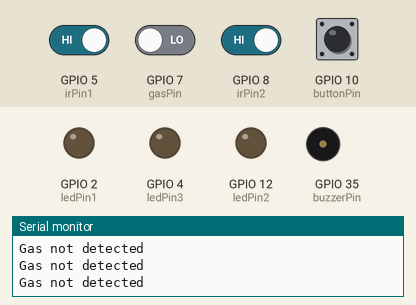
Recording of a sketch running on a simulated ESP32-S3. Shown: output pins drawn as LEDs (lit = HIGH), buzzer (waves = sounding, pin HIGH), the last lines printed to the serial monitor. The test bench sets the inputs (shaded band); at power-on: GPIO 5 (irPin1), GPIO 8 (irPin2) HIGH, GPIO 7 (gasPin), GPIO 10 (buttonPin) LOW. WiFi joins after 1.5 s; servers stay silent unless stated.

Above: at 3.0 s.
3.1 s: GPIO 7 (gasPin) driven HIGH
At 3.6 s:
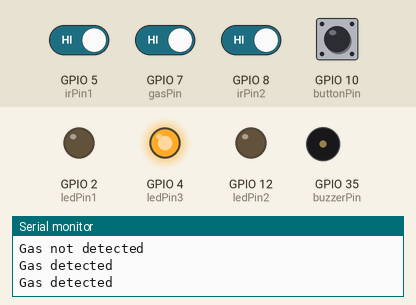
4.7 s: GPIO 10 (buttonPin) pulled HIGH for 0.25 s
At 4.92 s:
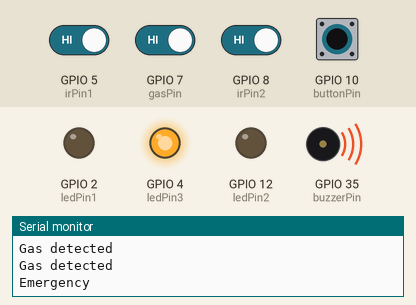
6.5 s: GPIO 5 (irPin1) driven LOW
At 6.9 s:
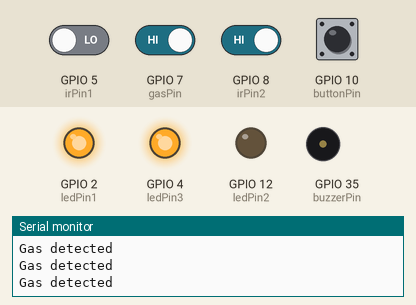
8.1 s: GPIO 8 (irPin2) driven LOW
At 8.5 s:
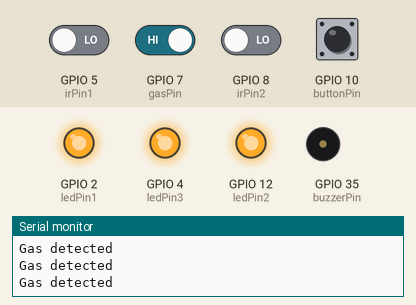
9.7 s: GPIO 10 (buttonPin) pulled HIGH for 1 s
At 10.1 s:
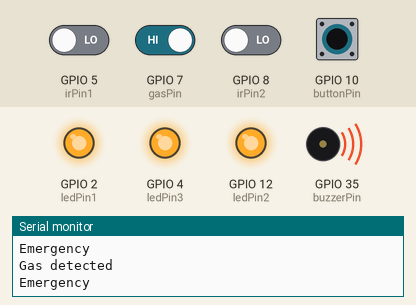
12.3 s: GPIO 5 (irPin1) driven HIGH
At 13.9 s:
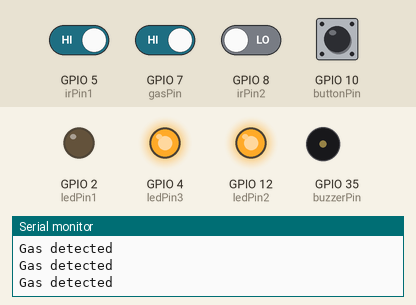
Timing chart, 0 to 14.9 s (numbered marks = the images above; inputs shaded):
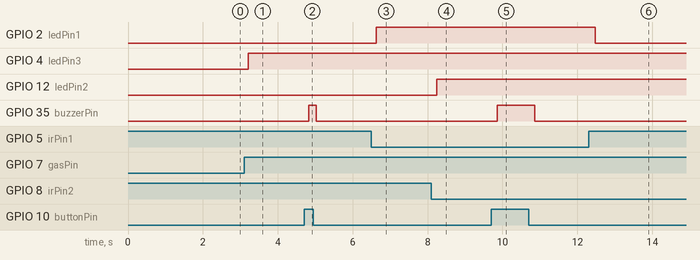

Measured:
- after the input at 3.1 s, GPIO 4 (ledPin3): LOW → HIGH after 0.11 s
- after the input at 4.7 s, GPIO 35 (buzzerPin): LOW → HIGH after 0.12 s, → LOW 0.20 s later
- after the input at 6.5 s, GPIO 2 (ledPin1): LOW → HIGH after 0.13 s
- after the input at 8.1 s, GPIO 12 (ledPin2): LOW → HIGH after 0.14 s
- after the input at 9.7 s, GPIO 35 (buzzerPin): LOW → HIGH after 0.15 s, → LOW 1.0 s later
- after the input at 12.3 s, GPIO 2 (ledPin1): HIGH → LOW after 0.17 s

The sketch:

code.ino.ino
```cpp
#define BLYNK_TEMPLATE_ID "TMPL3zSLjE_IB"
#define BLYNK_TEMPLATE_NAME "Smart Home"

#include <WiFi.h>
#include <BlynkSimpleEsp32.h>

// WiFi & Blynk
char auth[] = "OWQ0U-hhuiwmaMdzOjOqVK3ot_Goj233";
char ssid[] = "vivo Y28s 5G";
char pass[] = "rinku62s";

// Pins
int ledPin1 = 2;
int irPin1  = 5;
int gasPin = 7;
int buzzerPin = 35;
int buttonPin = 10;
int irPin2 = 8;
int ledPin2 = 12;
int ledPin3 = 4;

bool manualMode = false;

// To avoid repeated notifications
bool gasAlertSent = false;
bool emergencySent = false;

// Dashboard Button
BLYNK_WRITE(V0)
{
  int state = param.asInt();

  if(state == 1)
  {
    manualMode = true;
    digitalWrite(ledPin1, HIGH);
    digitalWrite(ledPin2, HIGH);
  }
  else
  {
    manualMode = false;
    digitalWrite(ledPin1, LOW);
    digitalWrite(ledPin2, LOW);
  }
}

void setup()
{
  Serial.begin(9600);

  pinMode(ledPin1, OUTPUT);
  pinMode(irPin1, INPUT);

  pinMode(buzzerPin, OUTPUT);
  pinMode(buttonPin, INPUT_PULLDOWN);

  pinMode(gasPin, INPUT);

  pinMode(irPin2, INPUT);

  pinMode(ledPin2, OUTPUT);
  pinMode(ledPin3, OUTPUT);

  digitalWrite(ledPin1, LOW);
  digitalWrite(ledPin2, LOW);

  Blynk.begin(auth, ssid, pass);

  Serial.println("System Started");
}

void loop()
{
  Blynk.run();

  int irValue1 = digitalRead(irPin1);
  int irValue2 = digitalRead(irPin2);
  int gasValue = digitalRead(gasPin);

  // ---------------- GAS ALERT ----------------
  Blynk.virtualWrite(V2, gasValue);
  if(gasValue == 1)
  {
    digitalWrite(ledPin3, HIGH);
    Serial.println("Gas detected");
    Blynk.virtualWrite(V5, "🚨 GAS LEAK!");

    // Send notification only once
    if(!gasAlertSent)
    {
      Blynk.logEvent("gas_alert", "🚨 Gas Leakage Detected!");
      gasAlertSent = true;
    }
  }
  else
  {
    digitalWrite(ledPin3, LOW);
    Serial.println("Gas not detected");
    Blynk.virtualWrite(V5, "✅ SAFE");

    gasAlertSent = false;
  }

  // ---------------- IR AUTOMATION ----------------

  if(manualMode == false)
  {
    if(irValue1 == 0)
    {
      digitalWrite(ledPin1, HIGH);
    }
    else
    {
      digitalWrite(ledPin1, LOW);
    }

    if(irValue2 == 0)
    {
      digitalWrite(ledPin2, HIGH);
    }
    else
    {
      digitalWrite(ledPin2, LOW);
    }
  }

  // ---------------- EMERGENCY BUTTON ----------------

  int buttonState = digitalRead(buttonPin);

  if(buttonState == HIGH)
  {
    digitalWrite(buzzerPin, HIGH);
    Serial.println("Emergency");
    Blynk.virtualWrite(V4, "🚨 EMERGENCY ALERT!");

    // Send notification only once
    if(!emergencySent)
    {
      Blynk.logEvent("emergency_alert", "🚨 Emergency Button Pressed!");
      emergencySent = true;
    }
  }
  else
  {
    digitalWrite(buzzerPin, LOW);


    Blynk.virtualWrite(V4, "SAFE");

    emergencySent = false;
  }

  delay(200);
}
```
